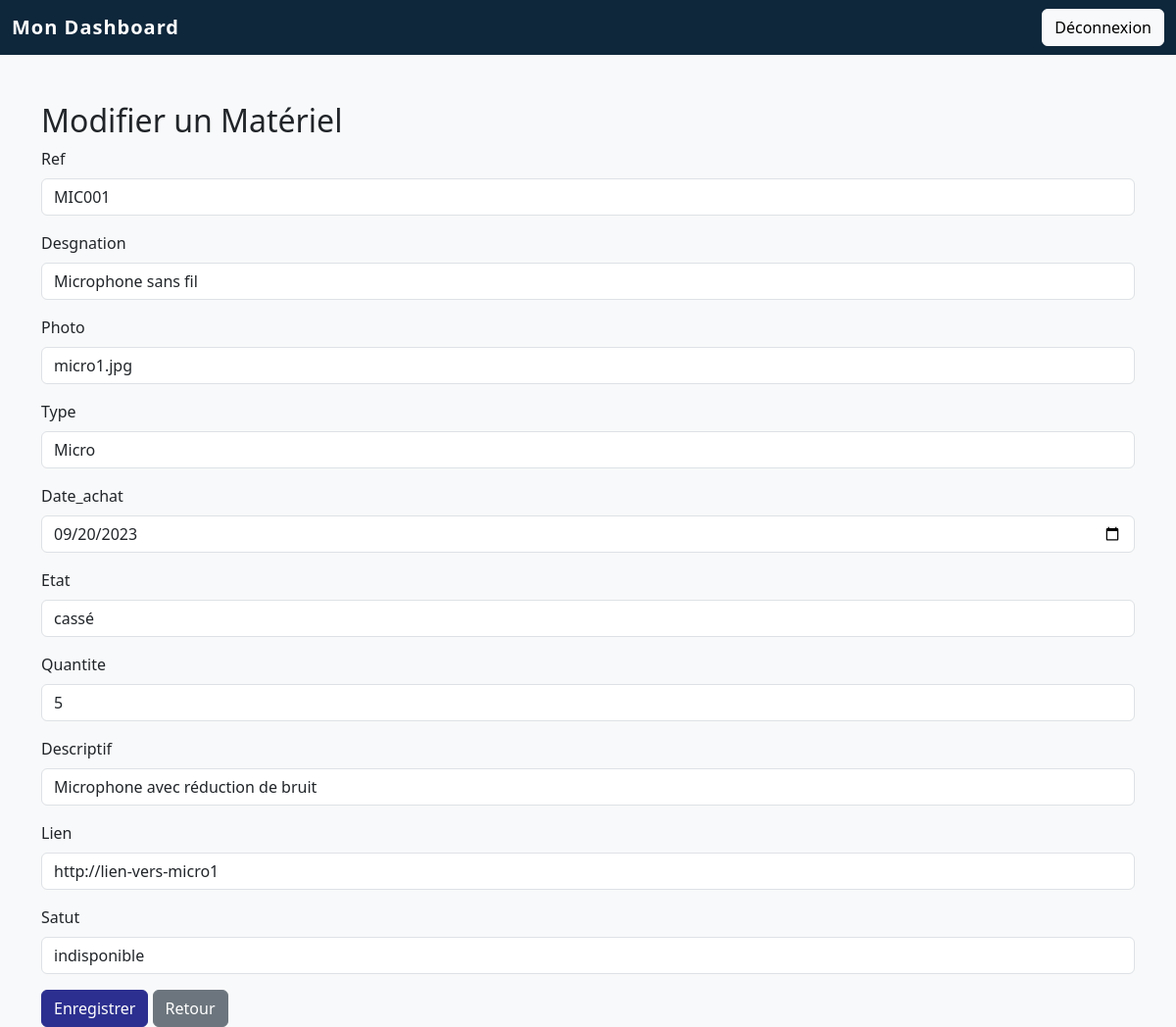
Screenshot of /Html/modifier_materiel.php?id=2 with the database file from the repository.
### tables this page shows
CREATE TABLE `materiel` (
  `id` int(11) NOT NULL,
  `ref` varchar(50) DEFAULT NULL,
  `desgnation` varchar(50) DEFAULT NULL,
  `photo` varchar(50) DEFAULT NULL,
  `type` varchar(50) DEFAULT NULL,
  `date_achat` date DEFAULT NULL,
  `etat` varchar(50) DEFAULT NULL,
  `quantite` int(11) DEFAULT NULL,
  `descriptif` varchar(100) DEFAULT NULL,
  `lien` varchar(50) DEFAULT NULL,
  `satut` varchar(50) DEFAULT NULL
);

### php/modifier.php (called while the page is built, shortened)
<?php
function getMaterielById($pdo, $id) {
    $stmt = $pdo->prepare("SELECT * FROM materiel WHERE id = :id");
    $stmt->execute([':id' => $id]);
    return $stmt->fetch(PDO::FETCH_ASSOC);
}

### Html/modifier_materiel.php (the view, shortened to what this page needs)
<?php
require_once '../php/modifier.php';
$id = intval($_GET['id']);
$materiel = getMaterielById($pdo, $id);
?>
<!DOCTYPE html>
<html lang="fr">
<head>
    <link href="https://cdn.jsdelivr.net/npm/bootstrap@5.3.3/dist/css/bootstrap.min.css" rel="stylesheet">
    <link rel="stylesheet" href="../css/style.css">
</head>
<body class="bg-light">
<nav class="navbar navbar-expand-lg navbar-dark bg-primary">
  <div class="container-fluid">
    <a class="navbar-brand" href="#">Mon Dashboard</a>
    <div class="d-flex">
      <a href="..\php\logout.php" class="btn btn-light">Déconnexion</a>
    </div>
  </div>
</nav>
<div class="container mt-5">
    <h2>Modifier un Matériel</h2>
    <form method="post" onsubmit="return validerFormulaire();">
        <?php foreach ($materiel as $key => $value) {
            if ($key === 'id') continue;
        ?>
        <div class="mb-3">
            <label class="form-label"><?= ucfirst($key) ?></label>
            <input type="<?= ($key === 'date_achat') ? 'date' : (is_numeric($value) ? 'number' : 'text') ?>"
                   class="form-control" name="<?= $key ?>" value="<?= htmlspecialchars($value) ?>">
        </div>
        <?php } ?>
        <button type="submit" class="btn btn-primary">Enregistrer</button>
        <a href="liste_materiel_admin.php" class="btn btn-secondary">Retour</a>
    </form>
</div>
</body>
</html>

### css/style.css (style rules this page uses)
body { background: #f8f9fa; min-height: 100vh; font-family: 'Segoe UI', Arial, sans-serif; }
.navbar, .btn-primary, .bg-primary { background-color: rgba(15, 39, 59, 1)!important; border-color: rgba(15, 39, 59, 1) !important; }
.navbar-brand { font-weight: bold; letter-spacing: 1px; }
.btn-primary { background-color: #2c2f8f !important; border-color: #2c2f8f !important; }
a { color: #2c2f8f; }

### rows the page displays
materiel: ref "MIC001", desgnation "Microphone sans fil", photo "micro1.jpg", type "Micro", date_achat "09/20/2023", etat "cassé", quantite "5", descriptif "Microphone avec réduction de bruit", lien "http://lien-vers-micro1", satut "indisponible"

### other values shown
$key "Ref"
$key "Desgnation"
$key "Photo"
$key "Type"
$key "Date_achat"
$key "Etat"
$key "Quantite"
$key "Descriptif"
$key "Lien"
$key "Satut"
